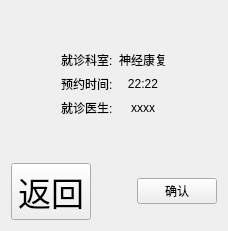
         <widget class="QWidget" name="tab_6">
          <attribute name="title">
           <string>3</string>
          </attribute>
          <layout class="QGridLayout" name="gridLayout_18">
           <item row="0" column="0">
            <layout class="QHBoxLayout" name="horizontalLayout_17">
             <item>
              <spacer name="horizontalSpacer_17">
               <property name="orientation">
                <enum>Qt::Horizontal</enum>
               </property>
               <property name="sizeHint" stdset="0">
                <size>
                 <width>40</width>
                 <height>20</height>
                </size>
               </property>
              </spacer>
             </item>
             <item>
              <layout class="QVBoxLayout" name="verticalLayout_12">
               <item>
                <spacer name="verticalSpacer_11">
                 <property name="orientation">
                  <enum>Qt::Vertical</enum>
                 </property>
                 <property name="sizeHint" stdset="0">
                  <size>
                   <width>20</width>
                   <height>40</height>
                  </size>
                 </property>
                </spacer>
               </item>
               <item>
                <layout class="QVBoxLayout" name="verticalLayout_11">
                 <item>
                  <layout class="QHBoxLayout" name="horizontalLayout_14">
                   <item>
                    <widget class="QLabel" name="label_4">
                     <property name="text">
                      <string>就诊科室:</string>
                     </property>
                    </widget>
                   </item>
                   <item>
                    <widget class="QLabel" name="label_classname">
                     <property name="text">
                      <string>神经康复</string>
                     </property>
                    </widget>
                   </item>
                  </layout>
                 </item>
                 <item>
                  <layout class="QHBoxLayout" name="horizontalLayout_15">
                   <item>
                    <widget class="QLabel" name="label_19">
                     <property name="text">
                      <string>预约时间:</string>
                     </property>
                    </widget>
                   </item>
                   <item>
                    <widget class="QLabel" name="label_seetime">
                     <property name="text">
                      <string>22:22</string>
                     </property>
                     <property name="alignment">
                      <set>Qt::AlignCenter</set>
                     </property>
                    </widget>
                   </item>
                  </layout>
                 </item>
                 <item>
                  <layout class="QHBoxLayout" name="horizontalLayout_16">
                   <item>
                    <widget class="QLabel" name="label_5">
                     <property name="text">
                      <string>就诊医生:</string>
                     </property>
                    </widget>
                   </item>
                   <item>
                    <widget class="QLabel" name="label_doctorname">
                     <property name="text">
                      <string>xxxx</string>
                     </property>
                     <property name="alignment">
                      <set>Qt::AlignCenter</set>
                     </property>
                    </widget>
                   </item>
                  </layout>
                 </item>
                </layout>
               </item>
               <item>
                <spacer name="verticalSpacer_12">
                 <property name="orientation">
                  <enum>Qt::Vertical</enum>
                 </property>
                 <property name="sizeHint" stdset="0">
                  <size>
                   <width>20</width>
                   <height>40</height>
                  </size>
                 </property>
                </spacer>
               </item>
              </layout>
             </item>
             <item>
              <spacer name="horizontalSpacer_18">
               <property name="orientation">
                <enum>Qt::Horizontal</enum>
               </property>
               <property name="sizeHint" stdset="0">
                <size>
                 <width>40</width>
                 <height>20</height>
                </size>
               </property>
              </spacer>
             </item>
            </layout>
           </item>
           <item row="1" column="0">
            <layout class="QHBoxLayout" name="horizontalLayout_13">
             <item>
              <widget class="QPushButton" name="pushButton_back_6">
               <property name="font">
                <font>
                 <pointsize>25</pointsize>
                </font>
               </property>
               <property name="text">
                <string>返回</string>
               </property>
               <property name="icon">
                <iconset resource="resources.qrc">
                 <normaloff>:/images/back.png</normaloff>:/images/back.png</iconset>
               </property>
              </widget>
             </item>
             <item>
              <spacer name="horizontalSpacer_16">
               <property name="orientation">
                <enum>Qt::Horizontal</enum>
               </property>
               <property name="sizeHint" stdset="0">
                <size>
                 <width>40</width>
                 <height>20</height>
                </size>
               </property>
              </spacer>
             </item>
             <item>
              <widget class="QPushButton" name="pushButton_submit_4">
               <property name="text">
                <string>确认</string>
               </property>
               <property name="icon">
                <iconset resource="resources.qrc">
                 <normaloff>:/images/ok.png</normaloff>:/images/ok.png</iconset>
               </property>
              </widget>
             </item>
            </layout>
           </item>
          </layout>
         </widget>
